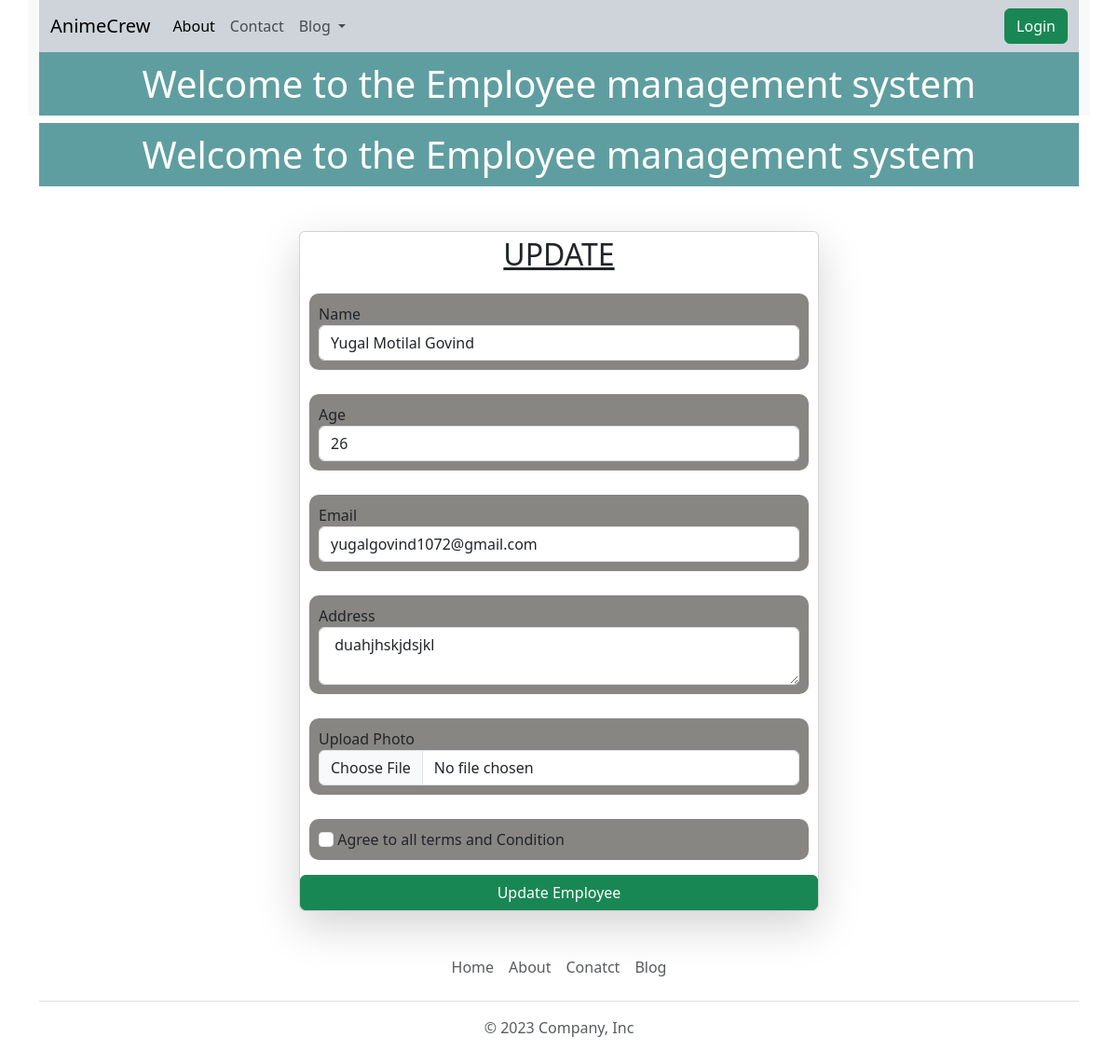
The page /update/3/ on the database its author committed.
### app1/models.py (models this page shows)
class Employees(models.Model):
    user = models.ForeignKey(User, on_delete=models.SET_NULL, null=True, blank=True)
    name = models.CharField(max_length=250)
    age = models.IntegerField(default=18)
    email = models.EmailField()
    address = models.TextField(null=True, blank=True)
    photo = models.ImageField(null=True, upload_to="photos")

### app1/views.py (the view, shortened to what this page needs)
# urls.py: path('update/<id>/',update, name='update'), #That id is a dynamic route
def update(request,id):
    queryset = Employees.objects.get(id = id)
    context = {'employees': queryset}
    return render(request,"update.html", context)

### app1/templates/update.html (shortened to what this page needs)
{% extends 'base.html' %}
{% block start %}
<div class="container">
    <h1 style="text-align: center; background-color: cadetblue; color: white; padding: 10px;">Welcome to the Employee management system</h1>
</div>
    <div class="container   mt-5">
      <form class=" col-6 mx-auto card  shadow-lg" method="post" enctype="multipart/form-data">
        <h2 style="text-align: center; text-decoration: underline; padding: 5px;">UPDATE </h2>
        <div class="form-group mb-3">
          <label name="" for="exampleInput">Name</label>
          <input name="name" type="text"  value="{{employees.name}}" required class="form-control"  >
        </div>
        <div class="form-group mb-3">
          <label name="" for="exampleInput">Age</label>
          <input name="age" type="number" value="{{employees.age}}" required  class="form-control"  >
        </div>
        <div class="form-group mb-3">
          <label name="" for="exampleInput">Email</label>
          <input name="email" type="email" value="{{employees.email}}"  required class="form-control"  >
        </div>
        <div class="form-group mb-3">
          <label name="" for="exampleInput">Address</label>
          <textarea class="form-control" value="" name="address">{{employees.address}}</textarea>
        </div>
        <div class="form-group mb-3">
          <label name="" for="exampleInput">Upload Photo</label>
          <input name="photo" type="file" value="{{employees.photo}}" class="form-control" >
        </div>
        <div class="form-group mb-3">
          <input name="check" type="checkbox" required class="form-check-input">
          <label name="" class="form-check-label" for="exampleCheck1">Agree to all terms and Condition</label>
        </div>
        <button type="submit" class="btn btn-success">Update Employee</button>
      </form>
    </div>
{% endblock %}

### app1/templates/update.html (style rules this page uses)
.form-group { margin: 10px; padding: 10px; background-color: rgb(136, 134, 131); border-radius: 10px; }

### rows shown on the page
Employees: name "Yugal Motilal Govind", age "26", email "yugalgovind1072@gmail.com", address "duahjhskjdsjkl"
